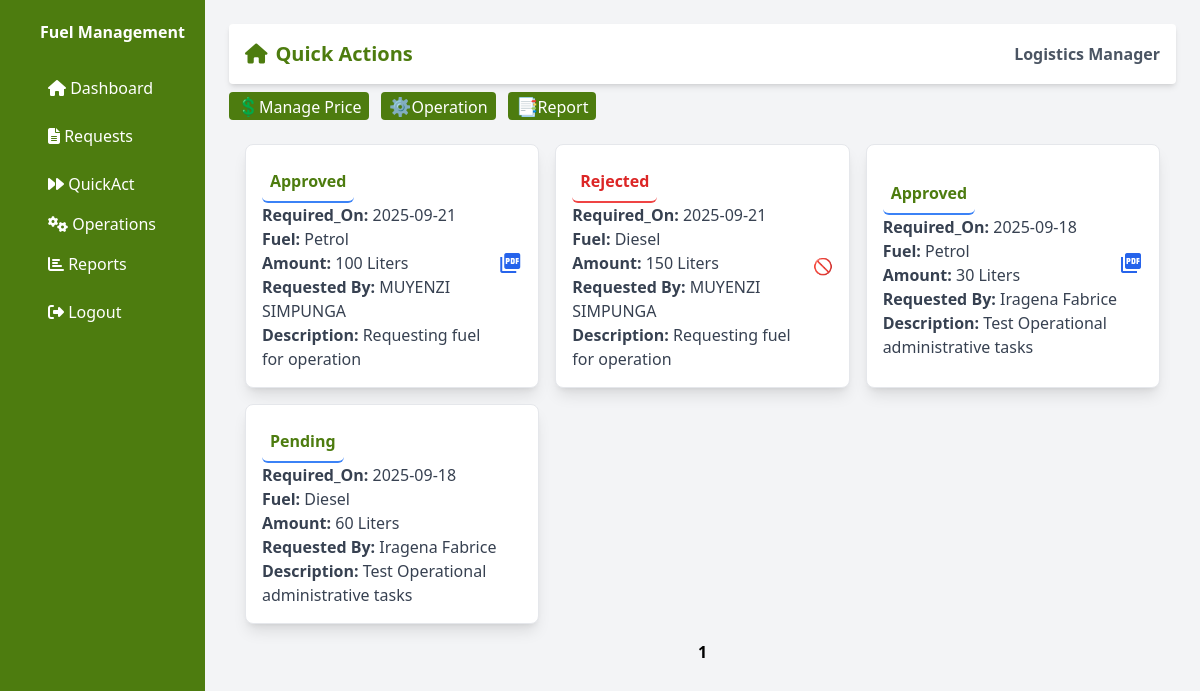
Screenshot of /quick_request.php?operation-status (signed in) with the database file from the repository.
### tables this page shows
CREATE TABLE `operation` (
  `id` int(11) NOT NULL,
  `fuel` varchar(50) NOT NULL,
  `litter` double NOT NULL,
  `required_date` date NOT NULL,
  `description` text DEFAULT NULL,
  `prepared_by` varchar(255) NOT NULL,
  `created_at` datetime DEFAULT current_timestamp(),
  `status` enum('pending','approved','rejected') DEFAULT 'pending'
);

### quick_request.php (the view, shortened to what this page needs)
<?php
if (isset($_SESSION["role"]) && strtoupper($_SESSION["role"]) == 'LOGISTICS' || (isset($_SESSION["role"]) && strtoupper($_SESSION["role"]) == 'CEO' || strtoupper($_SESSION["role"]) == 'D/CEO')) {
    $role = strtoupper($_SESSION['role']);
    require 'connection.php';
?>
    <?php
    $errors = [];
    $success = "";
    ?>
    <!DOCTYPE html>
    <html lang="en">
    <head>
        <script src="https://cdn.tailwindcss.com"></script>
    </head>
    <body class="bg-gray-100">
        <div class="flex h-screen">
            <?php include("./components/side.php"); ?>
            <div class="flex-1 p-6">
                <div class="flex justify-between items-center bg-white p-4 rounded shadow-md">
                    <h1 class="text-xl font-semibold text-lime-700 flex flex-row items-center gap-2"><i class="fa-solid fa-home"></i> <span class="lg:flex md:flex sm:flex hidden"> <?php echo $role == "LOGISTICS" ? "Quick Actions" : "Operation"; ?></span></h1>
                    <div class="flex items-center space-x-4">
                        <span class="text-gray-600"> <?php echo "<b>" . $_SESSION["name"] . "</b>"; ?></span>
                    </div>
                </div>
                <?php
                if ($role == "LOGISTICS"):
                ?>
                    <div class="flex flex-row gap-3 my-2">
                        <a href="./quick_request.php?price" class="block text-white bg-lime-700 px-2 hover:bg-lime-600 w-fit rounded">
                            <span class="text-white text-lg">💲</span>Manage Price
                        </a>
                        <a href="./quick_request.php?operation" class="block text-white bg-lime-700 px-2 hover:bg-lime-600 w-fit rounded">
                            <span class="text-white text-lg">⚙️</span>Operation
                        </a>
                        <a href="./quick_request.php?operation-report" class="block text-white bg-lime-700 px-2 hover:bg-lime-600 w-fit rounded">
                            <span class="text-white text-lg">📑</span>Report
                        </a>
                    </div>
                    <?php
                endif;
                if ((isset($_GET['operation-status']) ) || isset($_GET['approval']) || isset($_GET['reject']) ) {
                    $items_per_page = 6;
                    $current_page = isset($_GET['page']) ? (int)$_GET['page'] : 1;
                    $offset = ($current_page - 1) * $items_per_page;
                    $total_result = $db->query("SELECT COUNT(*) as total FROM operation");
                    $total_row = $total_result->fetch_assoc();
                    $total_items = $total_row['total'];
                    $quick = "SELECT * FROM operation ORDER BY created_at DESC LIMIT $items_per_page OFFSET $offset";
                    $statement = $db->prepare($quick);
                    if ($statement):
                        $statement->execute();
                        $result = $statement->get_result();
                    ?>
                        <div class="grid lg:grid-cols-3 md:grid-cols-2 sm:grid-cols-1 grid-cols-1 gap-4 p-4">
                            <?php while ($operation = $result->fetch_assoc()) : ?>
                                <div class="bg-white shadow-lg rounded-lg p-4 border border-gray-200 flex flex-row items-center justify-between">
                                    <div class="w-fit">
                                        <h3 class="text-md text-center flex items-center justify-center font-bold <?php echo $operation['status'] == "rejected" ? "text-red-600 border-red-500" : "text-lime-700 border-blue-500" ?> capitalize border-b border-b-2  rounded-md p-2 w-fit">
                                            <?php echo htmlspecialchars($operation['status']); ?>
                                        </h3>
                                        <p class="text-gray-700"><strong>Required_On:</strong> <?php echo htmlspecialchars($operation['required_date']); ?></p>
                                        <p class="text-gray-700"><strong>Fuel:</strong> <?php echo htmlspecialchars($operation['fuel']); ?> </p>
                                        <p class="text-gray-700"><strong>Amount:</strong> <?php echo htmlspecialchars($operation['litter']); ?> Liters</p>
                                        <p class="text-gray-700"><strong>Requested By:</strong> <?php echo htmlspecialchars($operation['prepared_by']); ?></p>
                                        <p class="text-gray-700"><strong>Description:</strong>
                                            <?php
                                            $descript = htmlspecialchars($operation['description']);
                                            echo (mb_strlen($descript) > 100) ? mb_substr($descript, 0, 50) . '...' : $descript;
                                            ?>
                                        </p>
                                    </div>
                                    <div class="flex flex-col gap-5">
                                        <?php
                                        if ($operation['status'] == 'approved') {
                                        ?>
                                            <span><a target="_blank" href="reportPdf.php?down-operation=<?php echo $operation['id']; ?>"> <span class="material-icons text-[20px] text-blue-600" title="Download Pdf">picture_as_pdf</span></a></span>
                                        <?php
                                        } elseif ($operation['status'] == 'rejected') {
                                            echo "<span>🚫</span>";
                                        }
                                        ?>
                                    </div>
                                </div>
                            <?php endwhile; ?>
                        </div>
                    <?php
                        $total_pages = ceil($total_items / $items_per_page);
                        echo '<div class="pagination">';
                        echo '<ul class="flex justify-center gap-4">';
                        for ($page = 1; $page <= $total_pages; $page++) {
                            if ($page == $current_page) {
                                echo '<li class="font-bold">' . $page . '</li>';
                            } else {
                                echo '<li><a href="?operation-status&page=' . $page . '" class="text-blue-500 hover:underline">' . $page . '</a></li>';
                            }
                        }
                        echo '</ul>';
                        echo '</div>';
                    endif;
                    ?>
                <?php
                } else if (isset($_GET['operation-report'])) {
                ?>
                    <!--
                     OPERATION REPORT
                      -->
                    <div id="popupForm" class="fixed inset-0 bg-black bg-opacity-50 flex items-center justify-center  p-4">
                        <div class="bg-white shadow-lg rounded-lg p-4 sm:p-6 md:p-8 w-full max-w-md sm:max-w-lg md:max-w-xl lg:max-w-2xl relative max-h-[90vh] overflow-y-auto">
                            <button id="closeFormBtn" class="absolute top-2 right-2 text-gray-600 hover:text-gray-900 text-xl">&times;</button>
                            <h2 class="text-lg sm:text-xl md:text-2xl font-semibold text-lime-700 text-center mb-4 sm:mb-6">
                                Make Operation Report
                            </h2>
                            <?php if (!empty($errors)): ?>
                                <div class="bg-red-100 text-red-700 p-2 sm:p-3 rounded mb-4 text-sm sm:text-base">
                                    <?php foreach ($errors as $error) {
                                        echo "<p>$error</p>";
                                    } ?>
                                </div>
                            <?php endif; ?>
                            <?php if (!empty($success)): ?>
                                <div class="bg-green-100 text-green-700 p-2 sm:p-3 rounded mb-4 text-sm sm:text-base">
                                    <?php echo $success; ?>
                                </div>
                            <?php endif; ?>
                            <form action="" method="post" class="flex flex-col gap-3 sm:gap-4">
                                <input type="text" name="op_header" placeholder="Header Name" class="capitalize input-field text-sm sm:text-base">
                                <input type="text" name="op_car" placeholder="Plate Number" class="capitalize input-field text-sm sm:text-base">
                                <input type="text" name="op_origin" placeholder="From" class="input-field text-sm sm:text-base">
                                <input type="text" name="op_destin" placeholder="Destination" class="input-field text-sm sm:text-base">
                                <input type="date" name="op_date" id="" class="input-field text-sm sm:text-base">
                                <textarea name="op_description" placeholder="Write Description" class="firstletter-uppercase input-field h-20 sm:h-24 text-sm sm:text-base"></textarea>
                                <button type="submit" name="op_report" class="bg-lime-700 text-white py-2 rounded-lg hover:bg-lime-800 transition text-sm sm:text-base">
                                    Make report
                                </button>
                            </form>
                        </div>
                    </div>
                    <script>
                        document.getElementById("showFormBtn").addEventListener("click", function() {
                            document.getElementById("popupForm").classList.remove("hidden");
                        });
                        document.getElementById("closeFormBtn").addEventListener("click", function() {
                            document.getElementById("popupForm").classList.add("hidden");
                            window.location = "quick_request.php?operation-status";
                        });
                        // Close popup when clicking outside the form
                        document.getElementById("popupForm").addEventListener("click", function(event) {
                            if (event.target === this) {
                                this.classList.add("hidden");
                                window.location = "quick_request.php?operation-status";
                            }
                        });
                        document.getElementById('closeFormBt').addEventListener('click', function() {
                            document.getElementById('popupPrice').classList.add('hidden');
                            window.location = "quick_request.php?operation-status";
                        });
                    </script>
                <?php } ?>
            </div>
        </div>
    </body>
    </html>
<?php
} else {
    header('Location: dashboard.php');
    exit();
}

### rows the page displays
operation: status "Approved", required_date "2025-09-21", fuel "Petrol", litter "100", prepared_by "MUYENZI SIMPUNGA", description "Requesting fuel for operation"
operation: status "Rejected", required_date "2025-09-21", fuel "Diesel", litter "150", prepared_by "MUYENZI SIMPUNGA", description "Requesting fuel for operation"
operation: status "Approved", required_date "2025-09-18", fuel "Petrol", litter "30", prepared_by "Iragena Fabrice", description "Test Operational administrative tasks"
operation: status "Pending", required_date "2025-09-18", fuel "Diesel", litter "60", prepared_by "Iragena Fabrice", description "Test Operational administrative tasks"

### other values shown
$_SESSION["name"] "Logistics Manager"
